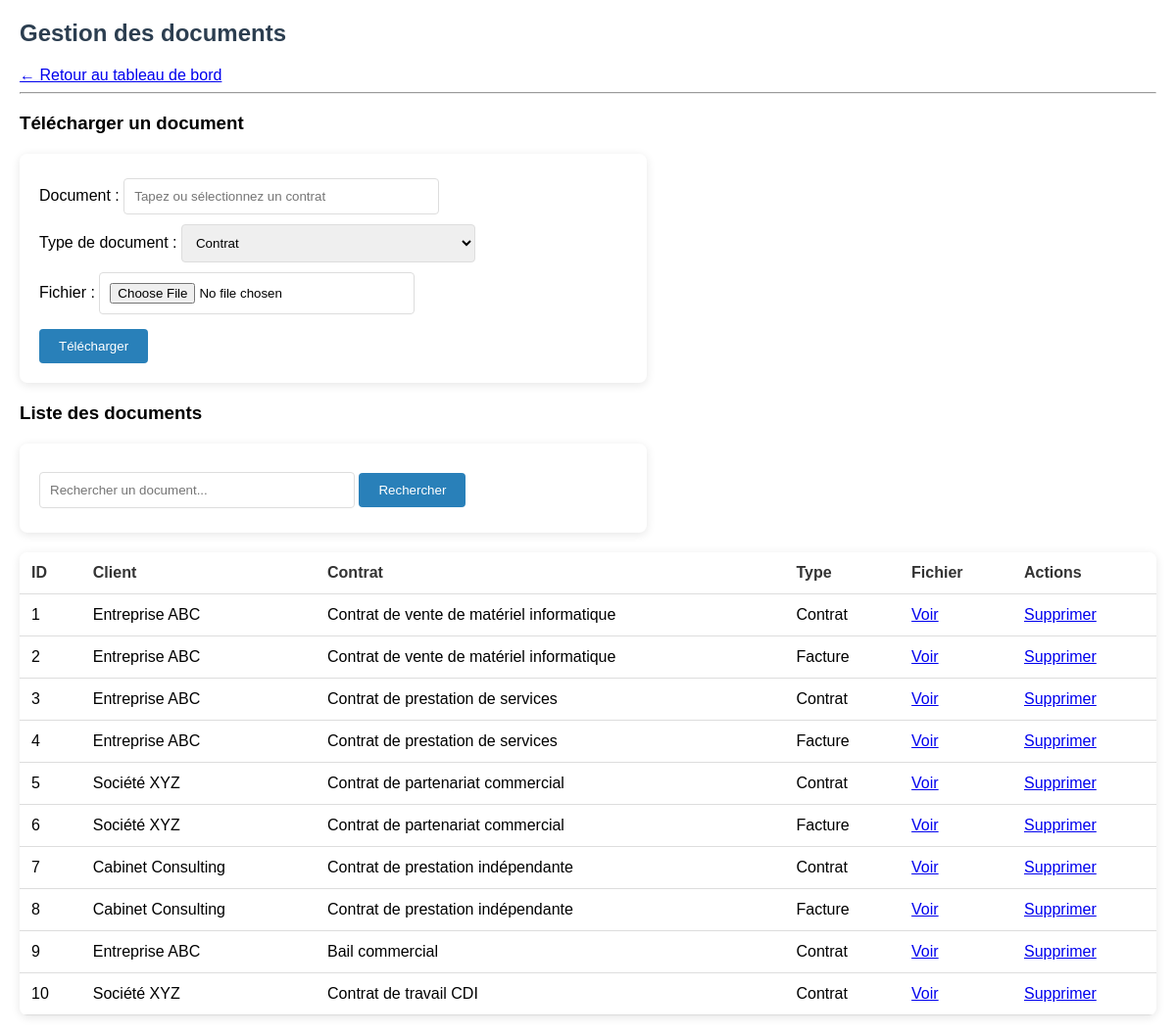
The page /documents.php (signed in) on the database as committed earlier.
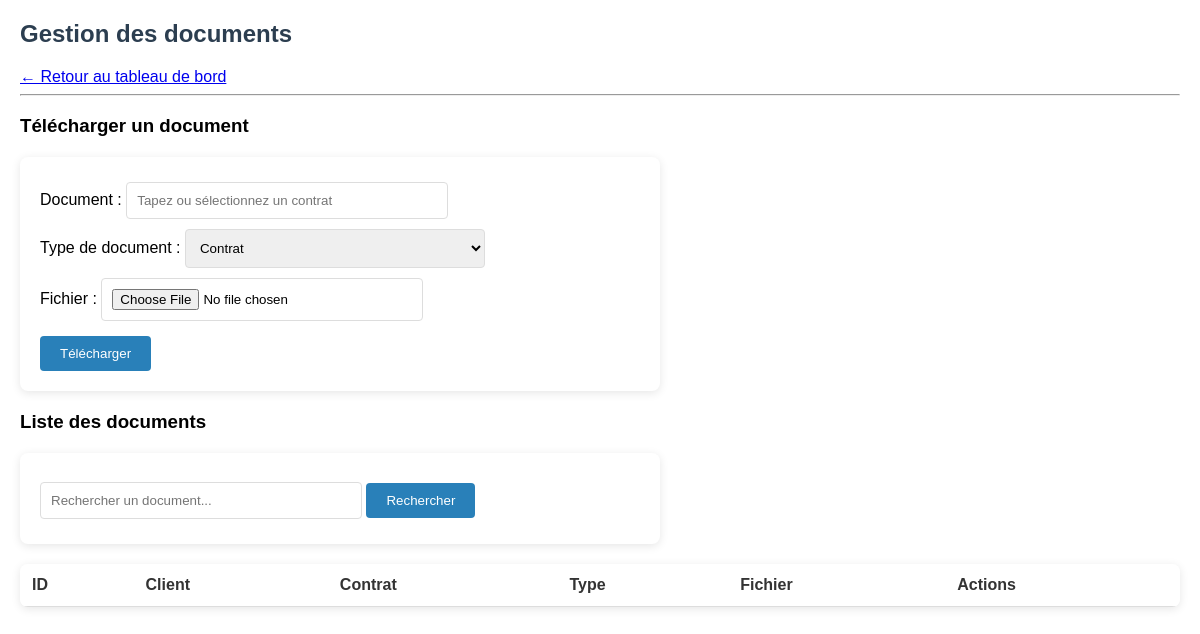
The same page on the database as committed later.
### tables this page shows
CREATE TABLE documents (
    id INT AUTO_INCREMENT PRIMARY KEY,
    contract_id INT,
    type VARCHAR(50),
    file_path VARCHAR(255),
    created_at TIMESTAMP DEFAULT CURRENT_TIMESTAMP,
    FOREIGN KEY (contract_id) REFERENCES contracts(id) ON DELETE CASCADE
);

CREATE TABLE clients (
    id INT AUTO_INCREMENT PRIMARY KEY,
    name VARCHAR(255) NOT NULL,
    email VARCHAR(255),
    phone VARCHAR(50),
    company VARCHAR(255),
    notes TEXT,
    created_at TIMESTAMP DEFAULT CURRENT_TIMESTAMP
);

CREATE TABLE contracts (
    id INT AUTO_INCREMENT PRIMARY KEY,
    client_id INT,
    contract_number VARCHAR(50) NOT NULL,
    name VARCHAR(255) NOT NULL,
    description TEXT,
    contract_type ENUM('Régie','Forfait','Maintenance_et_Support','Vente_Marchandises','Prestation_Services','Partenariat_Commercial','NDA') NOT NULL,
    amount DECIMAL(10,2),
    currency ENUM('MAD','EUR','USD') DEFAULT 'MAD',
    tax_required BOOLEAN DEFAULT TRUE,
    tax_rate DECIMAL(5,2) DEFAULT 20.00,
    payment_terms VARCHAR(100),
    signature_date DATE,
    expiry_date DATE,
    renewal_terms VARCHAR(200),
    legal_representative VARCHAR(100),
    registration_number VARCHAR(50),
    status ENUM('Draft','Active','Completed','Terminated','Expired') DEFAULT 'Draft',
    created_at TIMESTAMP DEFAULT CURRENT_TIMESTAMP,
    FOREIGN KEY (client_id) REFERENCES clients(id) ON DELETE CASCADE
);

### documents.php (the view, shortened to what this page needs)
<?php
include "config.php";
$sql = "SELECT d.*, c.name as contract_name, cl.name as client_name
    FROM documents d
    LEFT JOIN contracts c ON d.contract_id = c.id
    LEFT JOIN clients cl ON c.client_id = cl.id";
$result = $conn->query($sql);
?>
<!DOCTYPE html>
<html>
<head>
    <link rel="stylesheet" href="css/style.css">
</head>
<body>
<h2>Gestion des documents</h2>
<a href="tableau_de_bord.php">← Retour au tableau de bord</a>
<hr>
<h3>Télécharger un document</h3>
<form method="post" enctype="multipart/form-data" id="uploadForm">
    <label>Document :</label>
    <input list="contractOptions" name="contract_id" id="contractInput" placeholder="Tapez ou sélectionnez un contrat">
    <br>
    <label>Type de document :</label>
    <select name="type">
        <option value="Contrat">Contrat</option>
    </select><br>
    <label>Fichier :</label>
    <input type="file" name="file" required id="fileInput"><br>
    <button type="submit" name="upload">Télécharger</button>
</form>
<h3>Liste des documents</h3>
<form method="get" style="margin-bottom:20px;">
    <input type="text" name="search" placeholder="Rechercher un document..." value="<?= isset($_GET['search']) ? htmlspecialchars($_GET['search']) : '' ?>">
    <button type="submit">Rechercher</button>
</form>
<table>
<tr><th>ID</th><th>Client</th><th>Contrat</th><th>Type</th><th>Fichier</th><th>Actions</th></tr>
<?php while($row = $result->fetch_assoc()): ?>
<tr>
    <td><?= $row['id'] ?></td>
    <td><?= $row['client_name'] ?? '-' ?></td>
    <td><?= $row['contract_name'] ?? '-' ?></td>
    <td><?= $row['type'] ?></td>
    <td><a href="<?= $row['file_path'] ?>" target="_blank">Voir</a></td>
    <td><a href="documents.php?delete=<?= $row['id'] ?>" onclick="return confirm('Supprimer ?')">Supprimer</a></td>
</tr>
<?php endwhile; ?>
</table>
</body>
</html>

Rows that differ between the two databases and show on the page:
removed documents: id "1", clients.name "Entreprise ABC", contract.name "Contrat de vente de matériel informatique", type "Contrat"
removed documents: id "2", clients.name "Entreprise ABC", contract.name "Contrat de vente de matériel informatique", type "Facture"
removed documents: id "3", clients.name "Entreprise ABC", contract.name "Contrat de prestation de services", type "Contrat"
removed documents: id "4", clients.name "Entreprise ABC", contract.name "Contrat de prestation de services", type "Facture"
removed documents: id "5", clients.name "Société XYZ", contract.name "Contrat de partenariat commercial", type "Contrat"
removed documents: id "6", clients.name "Société XYZ", contract.name "Contrat de partenariat commercial", type "Facture"
removed documents: id "7", clients.name "Cabinet Consulting", contract.name "Contrat de prestation indépendante", type "Contrat"
removed documents: id "8", clients.name "Cabinet Consulting", contract.name "Contrat de prestation indépendante", type "Facture"
removed documents: id "9", clients.name "Entreprise ABC", contract.name "Bail commercial", type "Contrat"
removed documents: id "10", clients.name "Société XYZ", contract.name "Contrat de travail CDI", type "Contrat"
